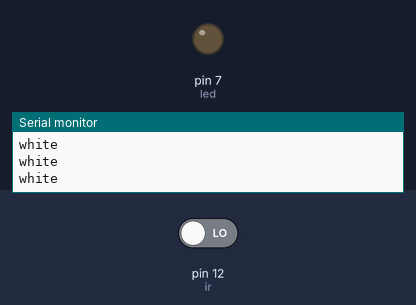
The sketch below on a simulated Arduino Uno, built with avr-gcc and run on an emulated ATmega328P. Shown: output pins drawn as LEDs (lit = HIGH), the last lines printed to the serial monitor. Inputs (shaded band) come from the test bench; at power-on: pin 12 (ir) LOW.

Above: at 1.2 s.
1.3 s: pin 12 (ir) driven HIGH
At 2.4 s:
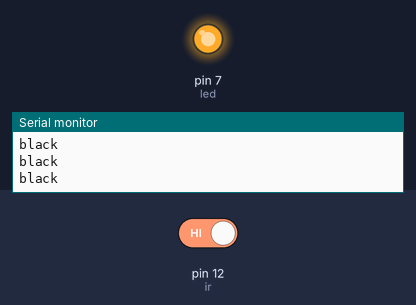
2.8 s: pin 12 (ir) driven LOW
At 3.5 s:
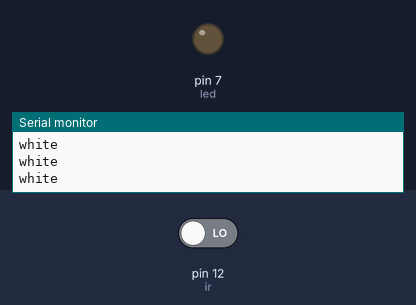
Timing chart, 0 to 5.8 s (numbered marks = the images above; inputs shaded):
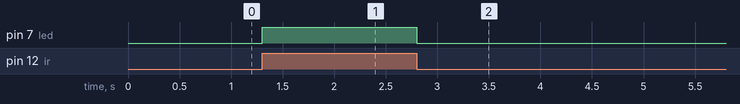

The sketch:

Ir_led.ino
```cpp
int led = 7;
int ir  = 12;
void setup() {
  // put your setup code here, to run once:
pinMode(led,OUTPUT);
pinMode(ir,INPUT);
Serial.begin(9600);
}

void loop() {
  // put your main code here, to run repeatedly:
  int reading =digitalRead(ir);
  if(reading==1)
  {
    digitalWrite(led,HIGH);
    Serial.println("black");
  }
  if(reading==0)
{
    digitalWrite(led,LOW);
    Serial.println("white");
}
}
```

Measured:
- after the input at 1.3 s, pin 7 (led): LOW → HIGH at once
- after the input at 2.8 s, pin 7 (led): HIGH → LOW at once
